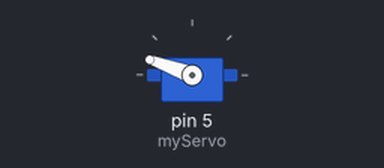
Bench run of a sketch on a simulated Arduino Uno, built with avr-gcc and run on an emulated ATmega328P. Shown: servo. What the sketch prints to the serial monitor is not drawn.

Above: at 0.05 s.
At 3.0 s:
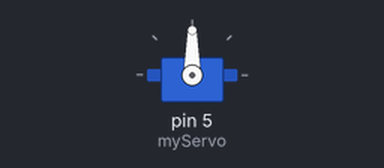
Timing chart, 0 to 6.9 s (numbered marks = the images above):
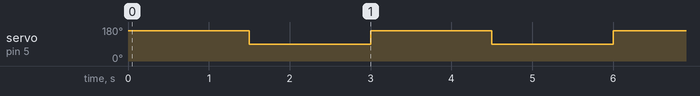

Measured:
- by itself, servo on pin 5 (myServo): alternates 160° for 1.5 s and 90° for 1.5 s

The sketch:

caliber.ino
```cpp
#include <Servo.h>

Servo myServo;

int potVal;

void setup() {
  myServo.attach(5); //Pin for servo
  Serial.begin(9600);

}

void loop() {
  Serial.print("cycle");
  // Cycle
  potVal = 160; //Push contact

  myServo.write(potVal);

  delay(1500);

  potVal = 90; //Neutral

  myServo.write(potVal);

  delay(1500);
  //Cycle off
}
```
